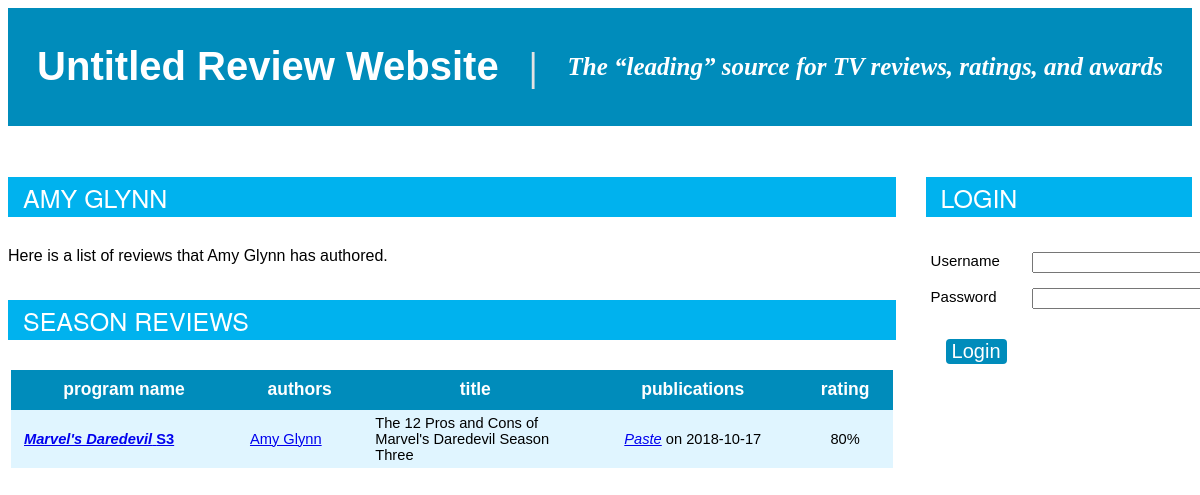
/scripts/critic.php?id=2, run on the app's committed database.
### tables this page shows
CREATE TABLE IF NOT EXISTS Review
	(reviewID INTEGER PRIMARY KEY AUTO_INCREMENT, 
	rating DOUBLE, 
	progID INTEGER, 
    serialID INTEGER,
	seasonID INTEGER,
    FOREIGN KEY(progID)
		REFERENCES Program(progID)
        ON DELETE CASCADE
        ON UPDATE CASCADE,
	FOREIGN KEY(serialID, seasonID)
		REFERENCES Season(serialID, seasonID)
        ON DELETE CASCADE
        ON UPDATE CASCADE
);

CREATE TABLE IF NOT EXISTS Serial
	(serialID INTEGER PRIMARY KEY AUTO_INCREMENT, 
	name VARCHAR(50)
);

CREATE TABLE IF NOT EXISTS Season
	(serialID INTEGER, 
	seasonID INTEGER, 
	orderingPlatformID INTEGER,
	announceDate DATE, 
	renewed BOOL,
	PRIMARY KEY(serialID, seasonID),
	FOREIGN KEY(serialID)
		REFERENCES Serial(serialID)
		ON DELETE CASCADE
		ON UPDATE CASCADE,
	FOREIGN KEY(orderingPlatformID)
		REFERENCES Platform(platformID)
		ON DELETE CASCADE
		ON UPDATE CASCADE
);

CREATE TABLE IF NOT EXISTS Critic
	(reviewerID INTEGER PRIMARY KEY AUTO_INCREMENT, 
	name VARCHAR(50)
);

CREATE TABLE IF NOT EXISTS CriticReview
	(reviewID INTEGER PRIMARY KEY, 
	title VARCHAR(250), 
	textExcerpt VARCHAR(1000),
	FOREIGN KEY(reviewID)
		REFERENCES Review(reviewID)
		ON DELETE CASCADE
		ON UPDATE CASCADE
);

CREATE TABLE IF NOT EXISTS Publishes
	(publicationName VARCHAR(40), 
	reviewID INTEGER, 
	date DATE,
	PRIMARY KEY(publicationName, reviewID),
	FOREIGN KEY(publicationName) 
		REFERENCES Publication(publicationName) 
		ON DELETE CASCADE
		ON UPDATE CASCADE,
	FOREIGN KEY(reviewID) 
		REFERENCES CriticReview(reviewID) 
		ON DELETE CASCADE
		ON UPDATE CASCADE
);

### scripts/critic.php (the view, shortened to what this page needs)
<html>
	<head>
		<link href="style.css" rel="stylesheet" type="text/css">
		<div id="top">
			<a class="header-link" href="<?php echo "http://" . $_SERVER['HTTP_HOST']; ?>"><h1>Untitled Review Website</h1></a>
			<span class="separator"><b>|</b></span>
			<h2>The “leading” source for TV reviews, ratings, and awards</h2>
		</div>
	</head>
	<body>
		<div class="column-left">
<?php
$servername = "localhost:3306";
$username = "application";
$password = "applicationPASSWORD";
$dbname = "untitled_review_website";
echo "<span class=\"content-header\"><h3>" . $_GET['name'] . "</h3></span>";
$conn = new mysqli($servername, $username, $password, $dbname);
if ($conn->connect_error) {
	$error = true;
} else {
	$seasonSql = "SELECT R.reviewID, S.serialID, SE.name AS showName, S.seasonID, CR.title, R.rating
					FROM Review R
					JOIN CriticReview CR ON R.reviewID = CR.reviewID
					JOIN CriticWrites CW ON R.reviewID = CW.reviewID
					JOIN Critic C ON CW.reviewerID = C.reviewerID
					JOIN Season S ON R.serialID = S.serialID AND R.seasonID = S.seasonID
					JOIN Serial SE ON S.serialID = SE.serialID
					LEFT JOIN Publishes PU
					ON PU.reviewID = R.reviewID
					WHERE C.reviewerID = " . $_GET['id'] . "
					GROUP BY R.reviewID
					ORDER BY date DESC";
	$seasonResult = $conn->query($seasonSql);
	$programSql = "SELECT R.reviewID, R.progID, ES.serialID, ES.name AS showName,
					ES.seasonID, ES.epID, P.name AS programName, R.rating, CR.title
					FROM Review R
					JOIN CriticReview CR ON R.reviewID = CR.reviewID
					JOIN CriticWrites CW ON R.reviewID = CW.reviewID
					JOIN Critic C ON CW.reviewerID = C.reviewerID
					JOIN Program P ON R.progID = P.progID
					LEFT JOIN (SELECT E.progID, E.serialID, E.seasonID, E.epID, S.name
						FROM Episode E
						LEFT JOIN Serial S
						ON S.serialID = E.serialID) ES
					ON ES.progID = P.progID
					LEFT JOIN Publishes PU
					ON PU.reviewID = R.reviewID
					WHERE C.reviewerID = " . $_GET['id'] . "
					GROUP BY R.reviewID
					ORDER BY date DESC";
	$programResult = $conn->query($programSql);
	$type = "Season";
	$result = $seasonResult;
	if ($seasonResult->num_rows > 0 || $programResult->num_rows > 0) {
		echo "<p>Here is a list of reviews that " . $_GET['name'] . " has authored.</p>";
		for ($i=1; $i<=2; $i++) {
			if ($result->num_rows > 0) {
				echo "<span class=\"content-header\"><h3>" . $type . " Reviews</h3></span>
						<table align=\"center\" class=\"listing\">
							<tr>
								<th>Program Name</th>
								<th>Authors</th>
								<th>Title</th>
								<th>Publications</th>
								<th>Rating</th>
							</tr>";
				while ($row = $result->fetch_assoc()) {
					if ($row["programName"] == null) {
						$showLink = "http://" . $_SERVER['HTTP_HOST']. "/season?serialID=" . $row["serialID"] . "&seasonID=" . $row["seasonID"];
						$showDescriptor = "";
						$showTitle = "<a href=\"" . $showLink . "\"><b><i>" . $row["showName"] . "</i> S" . $row["seasonID"] . "</b></a>";
					}
					echo "<tr class=\"table-entry\">
							<td>" . $showDescriptor . $showTitle . "</td>
							<td>";
					$authorSql = "SELECT C.reviewerID, C.name
									FROM Critic C, CriticWrites CW
									WHERE C.reviewerID = CW.reviewerID
										AND CW.reviewID = " . $row["reviewID"];
					$authorResult = $conn->query($authorSql);
					while ($innerRow = $authorResult->fetch_assoc()) {
						echo "<p><a href=\"http://" . $_SERVER['HTTP_HOST'] . "/critic?id=" . $innerRow['reviewerID'] . "\">
								" . $innerRow['name'] . "</p>";
					}
					echo "</td>
							<td style=\"width:200px\">" . $row['title'] . "</td>
							<td align=\"center\">";
					$pubSql = "SELECT publicationName, date
								FROM Publishes
								WHERE reviewID = " . $row["reviewID"];
					$pubResult = $conn->query($pubSql);
					while ($innerRow = $pubResult->fetch_assoc()) {
						echo "<p><i><a href=\"http://" . $_SERVER['HTTP_HOST'] . "/publication?id=" . $innerRow['publicationName'] . "\">
							" . $innerRow['publicationName'] . "</a></i> on " . $innerRow['date'] . "</p>";
					}
					echo "</td>
							<td align=\"center\">" . $row['rating'] . "%</td>
						  </tr>";
				}
				echo "</table>";
			}
			$type = "Program";
			$result = $programResult;
		}
	} else {
		$error = true;
	}
}
?>
		</div>
		<div class="column-right">
<?php
$criticID = isset($_GET['id']) ? $_GET['id'] : $_POST['id'];
if (isset($_SESSION['logged_in']) && !isset($_POST['logout'])) {
	$user_descriptor = "<b>" . $_SESSION['username'] . "</b>";
	if (isset($_SESSION['is_critic']) && $_SESSION['is_critic']) {
		$servername = "localhost:3306";
		$username = "application";
		$password = "applicationPASSWORD";
		$dbname = "untitled_review_website";
		$conn = new mysqli($servername, $username, $password, $dbname);
		if (!$conn->connect_error) {
			$sql = "SELECT name FROM Critic WHERE dbUsername = '" . $_SESSION['username'] . "'";
			$result = $conn->query($sql);
			if ($result->num_rows > 0) {
				$row = $result->fetch_assoc();
				$user_descriptor = "<b>" . $row['name'] . "</b> (" . $_SESSION['username'] . ")";
			}
		}
		$conn->close();
	}
	echo "<div id=\"account\">
			<span class=\"content-header\"><h3>Account</h3></span>
					<p>Welcome, " . $user_descriptor . "</b>!</p>";
	if (isset($_SESSION['is_critic']) && $_SESSION['is_critic']) {
		echo "<p>Search for a program to add a review to, or click
			<a href=\"http://" . $_SERVER['HTTP_HOST'] . "/critic_management\">here</a>
			to view and update your reviews.</p>";
	}
	if(isset($_SESSION['is_admin']) && $_SESSION['is_admin']) {
		echo "<p>Click <a href=\"http://" . $_SERVER['HTTP_HOST'] . "/admin_management\">here</a>
			to add data to the review website database.</p>";
	}
	echo "<form action=\"" . $_SERVER['PHP_SELF'] . "\" method=\"post\">
			<input type=\"hidden\" name=\"id\" value=\"" . $criticID . "\">
			<button type=\"submit\" name=\"logout\">Logout</button>
		  </form>
		  </div>";
} else {
	echo "<div id=\"login-form\">
		  <span class=\"content-header\"><h3>Login</h3></span>
		  <form action=\"" . $_SERVER['PHP_SELF'] . "\" method=\"post\">
			<input type=\"hidden\" name=\"id\" value=\"" . $criticID . "\">
			<table class=\"plain\">
				<tr>
					<td>Username</td>
					<td><input type=\"text\" name=\"username\"
						value=\"" . (isset($_POST['username']) ? $_POST['username'] : '') . "\"</td>
				</tr>
				<tr>
					<td>Password</td>
					<td><input type=\"password\" name=\"password\"
						value=\"" . (isset($_POST['password']) ? $_POST['password'] : '') . "\"</td>
				</tr>
				<tr>
					<td><button type=\"submit\" name=\"login\">Login</button></td>
				</tr>
			</table>
		  </form>";
}
?>
			  </div>
	</body>
</html>

### scripts/style.css (style rules this page uses)
html { overflow-y:scroll; }
#top { background-color:#008cbb; clear:both; display:flex; align-items:center; justify-content:center; height:15%; width:auto; margin:0px 0px 16px 0px; }
.column-left { float:left; width:75%; }
.column-right { float:right; width:22.5%; }
.content-header { background-color:#00B2EE; clear:both; margin-top:35px; margin-bottom:30px; display:block; padding-left:15px; line-height:40px; }
.separator { color:#e3e3e3; font-size:40; display:inline; margin-left:30px; margin-right:30px; }
h1 { color:white; font-size:40; font-family:sans-serif; display:inline; }
h2 { color:white; font-size:25; display:inline; font-style:italic; font-family:serif; }
h3 { color:white; font-size:25; display:inline; font-family:"HelveticaNeue-Light", "Helvetica Neue Light", "Helvetica Neue", Helvetica, Arial, "Lucida Grande", sans-serif; font-weight:200; text-transform:uppercase; }
p { font-family:sans-serif; }
table.plain { font-family:sans-serif; border-collapse:collapse; font-size:15; padding:30px; }
table.plain th, table.plain td { padding:5px; padding-bottom:10px; vertical-align:top; }
table.listing { clear:both; width:73.5vw; font-family:sans-serif; border-collapse:collapse; font-size:11pt; margin-bottom:30px; }
table.listing th { background-color:#008cbb; color:white; text-align:center; padding:0px 13px 0px 13px; text-transform:lowercase; font-size:17.5px; }
table.listing tr { height:45px; }
table.listing tr:nth-child(1) { height:40px; }
table.listing tr:nth-child(even) { background-color:#e0f5ff; }
table.listing tr:nth-child(odd) { background-color:white; }
table.listing td { padding:5px 13px 5px 13px; }
.table-entry { height:40px; }
.header-link { text-decoration:none; }
button, input[type=button] { background-color:#008cbb; border:none; color:white; border-radius:4px; font-size:20; margin:15px; }

### data on the page
review: serial.name "Marvel's Daredevil", season.seasonID "3", criticreview.title "The 12 Pros and Cons of Marvel's Daredevil Season Three", rating "80"
critic: name "Amy Glynn"
publishes: publicationName "Paste", date "2018-10-17"

### other printed values
$_GET['name'] "AMY GLYNN"
$_GET['name'] "Amy Glynn"
